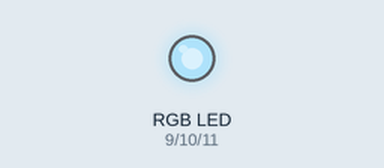
This sketch was run on a simulated Arduino Uno, built with avr-gcc and run on an emulated ATmega328P. Shown: an RGB LED mixed from three pins (HIGH = lit). Dim RGB values are drawn brighter than linear; random numbers use the default seed unless the sketch sets one.

Above: at 0.1 s.
At 5.1 s:
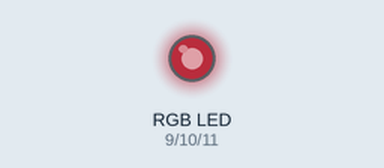
At 9.1 s:
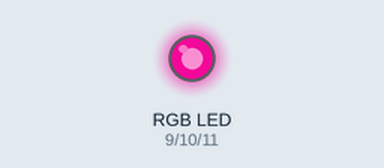
At 19.1 s:
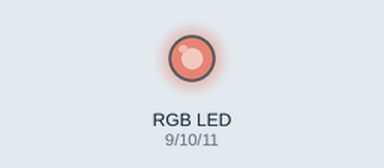
At 29.1 s:
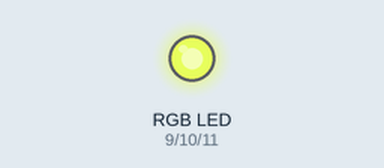
At 39.1 s:
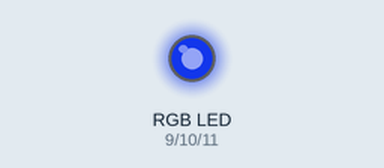
Timing chart, 0 to 40.0 s (numbered marks = the images above):
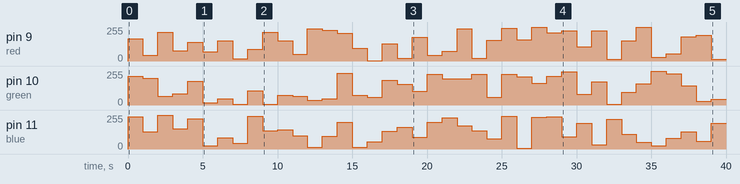

The sketch:

RGB_Random.ino
```cpp
int red = 9;
int green = 10;
int blue = 11;
void setup(){
  pinMode(red, OUTPUT);
  pinMode(blue, OUTPUT);
  pinMode(green, OUTPUT);
}
void loop(){
  //pick a random color
  analogWrite(red, random(256));

  analogWrite(blue, random(256));

  analogWrite(green, random(256));

  delay(1000);//wait one second
}
```

Measured:
- by itself, pin 9 (red): 0/255 → 167/255 at 0.00 s, → 42/255 1.0 s later, → 216/255 1.0 s later, → 77/255 1.0 s later, … (40 changes in this stretch)
- by itself, pin 10 (green): 0/255 → 217/255 at 0.00 s, → 200/255 1.0 s later, → 67/255 1.0 s later, → 85/255 1.0 s later, … (40 changes in this stretch)
- by itself, pin 11 (blue): 0/255 → 241/255 at 0.00 s, → 130/255 1.0 s later, → 254/255 1.0 s later, → 152/255 1.0 s later, … (40 changes in this stretch)
